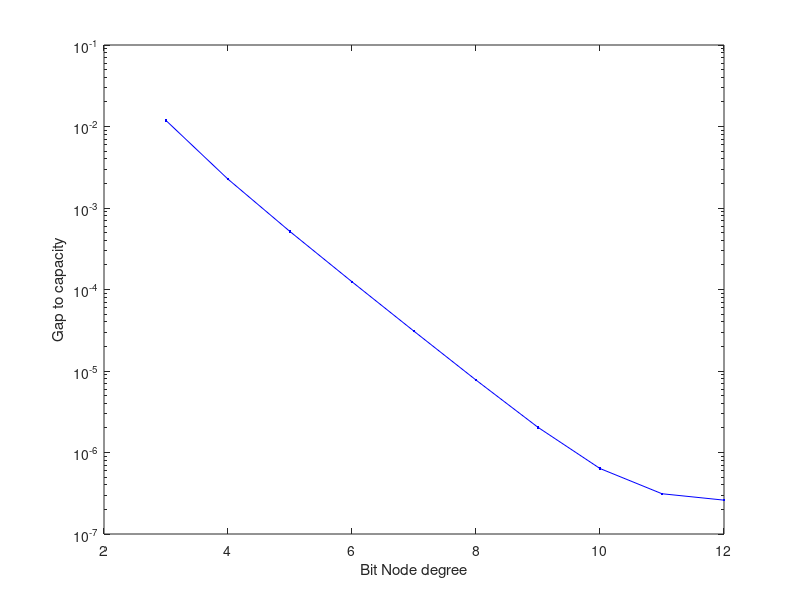

MATLAB code for this plot:
clear;clc;

z=0:0.0001:1;
eps_list=0:0.001:1;

lll=3:12;
eps_now=zeros(1,length(lll));
for k=1:length(lll)
    lam_degree = lll(k); rho_degree=2*lll(k);
    lam = [ zeros(1,lam_degree-1) 1 ] ;
    rho = [ zeros(1,rho_degree-1) 1 ] ;
    rho_d = [ zeros(1,rho_degree-2) rho_degree-1];

    for i=1:length(eps_list)
        eps=eps_list(i);
        U_inner = polyval(fliplr(rho_d),1-z).*(z - eps*(polyval(fliplr(lam),(1 - polyval(fliplr(rho),1-z) ) ) ));
        Y=cumtrapz(z,U_inner);
        s=sum(Y<0);
        if s > 0
            break
        end
    end
    count=0;
    inc=eps_list(2)-eps_list(1);
    while count<20
            inc=inc/2;
            if s > 0
                eps = eps-inc;
            else
                eps = eps+inc;
            end
            U_inner = polyval(fliplr(rho_d),1-z).*(z - eps*(polyval(fliplr(lam),(1 - polyval(fliplr(rho),1-z) ) ) ));
            Y=cumtrapz(z,U_inner);
            s=sum(Y<0);
            count=count+1;
    end    
    eps_now(k)=eps;
end

semilogy(lll,0.5-eps_now,'b.-');
xlabel('Bit Node degree');
ylabel('Gap to capacity');

% eps_old=proto_thresh_bec_brute([lam_degree,lam_degree]);
% U_old=polyval(fliplr(rho_d),1-z).*(z - eps_old*(polyval(fliplr(lam),(1 - polyval(fliplr(rho),1-z) ) ) ));
% Y_old=cumtrapz(z,U_old);
% 
% eps_h=0.5;
% U_h=polyval(fliplr(rho_d),1-z).*(z - eps_h*(polyval(fliplr(lam),(1 - polyval(fliplr(rho),1-z) ) ) ));
% Y_h=cumtrapz(z,U_h);
% 
% ex1=strcat({'Area Threshold - '},num2str(eps));
% ex2=strcat({'BP Threshold - '},num2str(eps_old));
% ex3=strcat({'Channel Parameter - '},num2str(eps_h));
% 
% figure(1);
% plot(z,Y_old,'r-');
% hold on;
% plot(z,Y,'b-');
% plot(z,Y_h,'g-');
% plot([0,1],[0,0],'k-');
% xlabel('X');
% ylabel('U(X)');
% legend([ex1,ex2,ex3]);
